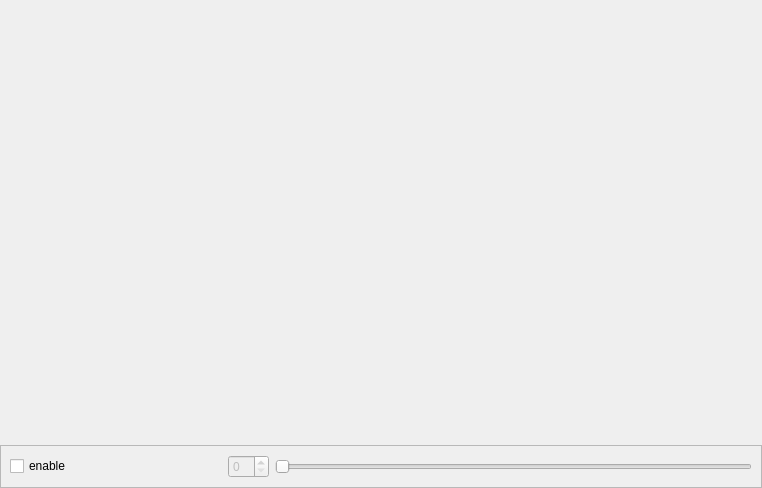
<?xml version="1.0" encoding="UTF-8"?>
<ui version="4.0">
 <class>WorldViewDockWidget</class>
 <widget class="QDockWidget" name="WorldViewDockWidget">
  <property name="geometry">
   <rect>
    <x>0</x>
    <y>0</y>
    <width>762</width>
    <height>488</height>
   </rect>
  </property>
  <property name="windowTitle">
   <string>External view</string>
  </property>
  <widget class="QWidget" name="dockWidgetContents">
   <layout class="QGridLayout" name="gridLayout_2">
    <property name="margin">
     <number>0</number>
    </property>
    <property name="spacing">
     <number>0</number>
    </property>
    <item row="0" column="0">
     <widget class="xma::WorldViewDockGLWidget" name="openGL" native="true"/>
    </item>
    <item row="1" column="0">
     <widget class="QFrame" name="frame">
      <property name="sizePolicy">
       <sizepolicy hsizetype="Preferred" vsizetype="Maximum">
        <horstretch>0</horstretch>
        <verstretch>0</verstretch>
       </sizepolicy>
      </property>
      <property name="frameShape">
       <enum>QFrame::StyledPanel</enum>
      </property>
      <property name="frameShadow">
       <enum>QFrame::Raised</enum>
      </property>
      <layout class="QGridLayout" name="gridLayout">
       <item row="0" column="0">
        <widget class="QCheckBox" name="checkBoxEnable">
         <property name="text">
          <string>enable</string>
         </property>
        </widget>
       </item>
       <item row="0" column="1">
        <widget class="QToolButton" name="toolButtonPrev">
         <property name="enabled">
          <bool>false</bool>
         </property>
         <property name="text">
          <string/>
         </property>
         <property name="icon">
          <iconset resource="../calibrationtool_resources.qrc">
           <normaloff>:/images/resource-files/icons/prev_blue.png</normaloff>:/images/resource-files/icons/prev_blue.png</iconset>
         </property>
         <property name="autoRaise">
          <bool>true</bool>
         </property>
        </widget>
       </item>
       <item row="0" column="2">
        <widget class="QToolButton" name="toolButtonPlayBackward">
         <property name="enabled">
          <bool>false</bool>
         </property>
         <property name="styleSheet">
          <string notr="true"/>
         </property>
         <property name="text">
          <string/>
         </property>
         <property name="icon">
          <iconset resource="../calibrationtool_resources.qrc">
           <normaloff>:/images/resource-files/icons/playbackward_blue.png</normaloff>:/images/resource-files/icons/playbackward_blue.png</iconset>
         </property>
         <property name="checkable">
          <bool>true</bool>
         </property>
         <property name="autoRaise">
          <bool>true</bool>
         </property>
        </widget>
       </item>
       <item row="0" column="3">
        <widget class="QToolButton" name="toolButtonStop">
         <property name="enabled">
          <bool>false</bool>
         </property>
         <property name="text">
          <string/>
         </property>
         <property name="icon">
          <iconset resource="../calibrationtool_resources.qrc">
           <normaloff>:/images/resource-files/icons/stop_blue.png</normaloff>:/images/resource-files/icons/stop_blue.png</iconset>
         </property>
         <property name="autoRaise">
          <bool>true</bool>
         </property>
        </widget>
       </item>
       <item row="0" column="4">
        <widget class="QToolButton" name="toolButtonPlay">
         <property name="enabled">
          <bool>false</bool>
         </property>
         <property name="styleSheet">
          <string notr="true"/>
         </property>
         <property name="text">
          <string/>
         </property>
         <property name="icon">
          <iconset resource="../calibrationtool_resources.qrc">
           <normaloff>:/images/resource-files/icons/play_blue.png</normaloff>:/images/resource-files/icons/play_blue.png</iconset>
         </property>
         <property name="checkable">
          <bool>true</bool>
         </property>
         <property name="autoRaise">
          <bool>true</bool>
         </property>
        </widget>
       </item>
       <item row="0" column="5">
        <widget class="QToolButton" name="toolButtonNext">
         <property name="enabled">
          <bool>false</bool>
         </property>
         <property name="text">
          <string/>
         </property>
         <property name="icon">
          <iconset resource="../calibrationtool_resources.qrc">
           <normaloff>:/images/resource-files/icons/next_blue.png</normaloff>:/images/resource-files/icons/next_blue.png</iconset>
         </property>
         <property name="autoRaise">
          <bool>true</bool>
         </property>
        </widget>
       </item>
       <item row="0" column="6">
        <widget class="QSpinBox" name="spinBoxFrame">
         <property name="enabled">
          <bool>false</bool>
         </property>
        </widget>
       </item>
       <item row="0" column="7">
        <widget class="QSlider" name="horizontalSlider">
         <property name="enabled">
          <bool>false</bool>
         </property>
         <property name="pageStep">
          <number>1</number>
         </property>
         <property name="orientation">
          <enum>Qt::Horizontal</enum>
         </property>
        </widget>
       </item>
      </layout>
     </widget>
    </item>
   </layout>
  </widget>
 </widget>
 <customwidgets>
  <customwidget>
   <class>xma::WorldViewDockGLWidget</class>
   <extends>QWidget</extends>
   <header location="global">ui/WorldViewDockGLWidget.h</header>
   <container>1</container>
  </customwidget>
 </customwidgets>
 <resources>
  <include location="../calibrationtool_resources.qrc"/>
 </resources>
 <connections/>
</ui>
